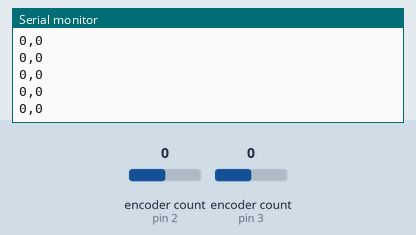
Recording of a program running on a simulated Arduino Uno, built with avr-gcc and run on an emulated ATmega328P. Parts: the last lines printed to the serial monitor. Inputs (shaded band) come from the test bench; at power-on: encoder count (sensors on pin 2, pin 3) 0.

Above: at 1.2 s.
1.3 s: encoder count (sensor on pin 2) set to 1
At 1.31 s:
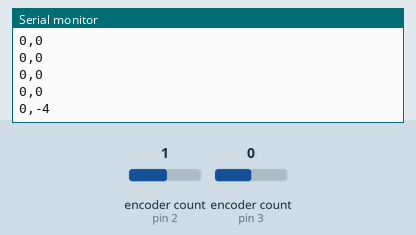
2.8 s: encoder count (sensor on pin 3) set to 1
At 2.81 s:
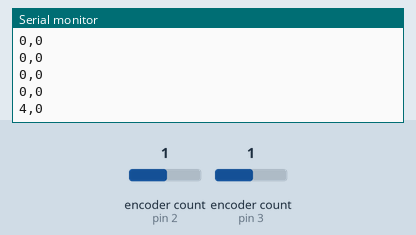
4.3 s: encoder count (sensor on pin 2) set to 0
At 4.31 s:
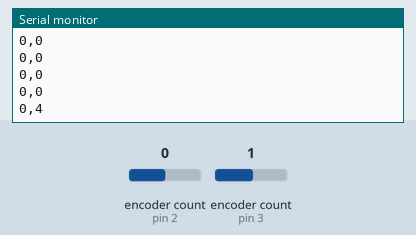
5.8 s: encoder count (sensor on pin 3) set to 0
At 5.81 s:
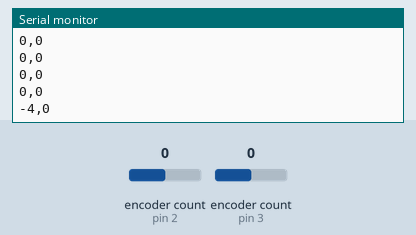
Timing chart, 0 to 8.3 s (numbered marks = the images above; inputs shaded):
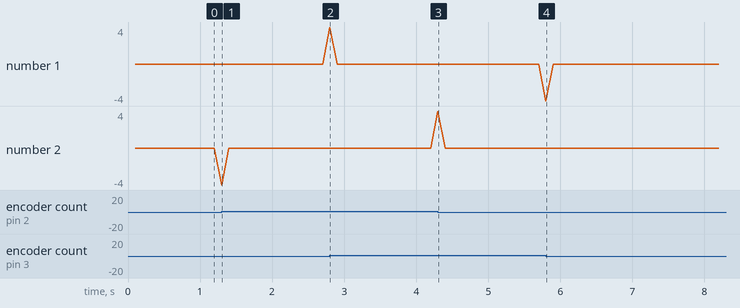

The program:

main.cpp
```cpp
#include <Arduino.h>
#include <Encoder.h>
#include <arduino-timer.h>

auto timer = timer_create_default();

const volatile long SAMPLING_RATE = 10;
//   Best Performance: both pins have interrupt capability (2, 3)
//   Good Performance: only the first pin has interrupt capability
//   Low Performance:  neither pin has interrupt capability
Encoder leftWheel(3, 5);
Encoder rightWheel(2, 4);

bool sendData(void *) {
    Serial.print(leftWheel.read());
    Serial.print(",");
    Serial.println(-rightWheel.read());
    rightWheel.write(0);
    leftWheel.write(0);
    return true; // keep timer active
}

void setup() {
    Serial.begin(57600);
    timer.every(1000/SAMPLING_RATE, sendData);
}

void loop() {
    timer.tick();
}
```

Measured:
- after the input at 1.3 s, the serial monitor: prints a new line at once (image 1)
- after the input at 2.8 s, the serial monitor: prints a new line at once (image 2)
- after the input at 4.3 s, the serial monitor: prints a new line at once (image 3)
- after the input at 5.8 s, the serial monitor: prints a new line at once (image 4)
